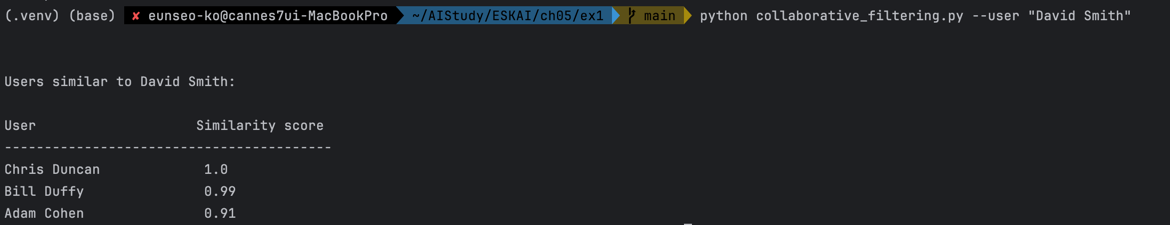
#> input picture ESKAI/ch05/ex1/img.png, 1170 x 225 px, given in place of the camera
$ python optical_flow.py
#> lines starting #> are read from the running program, lines starting #| are printed output that depends on the picture
import cv2
import numpy as np

# 물체 추적 함수 정의
def start_tracking():
    # 비디오 캡쳐 오브젝트 초기화
    cap = cv2.VideoCapture(0)

    # 프레임에 대한 크기 조정 인자 정의
    scaling_factor = 0.5

    # 추적할 프레임 수
    num_frames_to_track = 5

    # 건너뛸 프레임 수
    num_frames_jump = 2

    # 변수 초기화
    tracking_paths = []
    frame_index = 0

    # 추적 매개변수(윈도우 크기, 최대 수준, 종료 조건) 정의
    tracking_params = dict(winSize  = (11, 11), maxLevel = 2,
            criteria = (cv2.TERM_CRITERIA_EPS | cv2.TERM_CRITERIA_COUNT,
                10, 0.03))

    # 사용자가 ESC 키 누를 때까지 반복
    while True:
        # 카메라에서 현재 프레임 캡쳐
        _, frame = cap.read()
#> frame is the input picture: shape (225, 1170, 3); mean B, G, R 37.3, 34.1, 32.5

        # 프레임 크기 조정
        frame = cv2.resize(frame, None, fx=scaling_factor,
                fy=scaling_factor, interpolation=cv2.INTER_AREA)
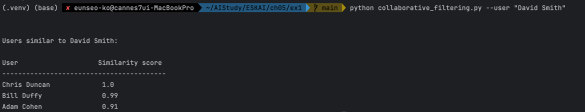
#> frame: shape (112, 585, 3); mean B, G, R 37.3, 34.2, 32.6

        # RGB 프레임을 흑백으로 변환
        frame_gray = cv2.cvtColor(frame, cv2.COLOR_BGR2GRAY)

        # 복사본 생성
        output_img = frame.copy()

        # 추적 경로의 길이가 0보다 큰지 확인
        if len(tracking_paths) > 0:
            # 이미지 가져오기
            prev_img, current_img = prev_gray, frame_gray

            # 특징점 구성
            feature_points_0 = np.float32([tp[-1] for tp in \
                    tracking_paths]).reshape(-1, 1, 2)

            # 광학 흐름 계산 (이전 프레임과 현재 프레임 사이의)
            feature_points_1, _, _ = cv2.calcOpticalFlowPyrLK(
                    prev_img, current_img, feature_points_0,
                    None, **tracking_params)

            # 역(reverse) 광학 흐름 계산
            feature_points_0_rev, _, _ = cv2.calcOpticalFlowPyrLK(
                    current_img, prev_img, feature_points_1,
                    None, **tracking_params)

            # 순 광학 흐름과 역 광학 흐름 사이의 차이 계산
            diff_feature_points = abs(feature_points_0 - \
                    feature_points_0_rev).reshape(-1, 2).max(-1)

            # 대표 특징점 추출
            good_points = diff_feature_points < 1

            # 새로운 추적 경로에 대한 변수 초기화
            new_tracking_paths = []

            # 추출한 대표 특징점에 대해 루프를 돌며 그 주위에 원을 그림
            for tp, (x, y), good_points_flag in zip(tracking_paths,
                        feature_points_1.reshape(-1, 2), good_points):
                # 플래그가 차밍 아니면 건너뜀
                if not good_points_flag:
                    continue

                # x, y 좌표를 추가하고 추적할 프레임의 수 초과하지 않는지 확인
                # (x, y 지점까지의 거리가 임계점을 넘지 않는지 확인)
                # 넘으면 삭제
                tp.append((x, y))
                if len(tp) > num_frames_to_track:
                    del tp[0]

                new_tracking_paths.append(tp)

                # 특징점 주위에 원 그리기
                cv2.circle(output_img, (x, y), 3, (0, 255, 0), -1)

            # 추적 경로 업데이트
            tracking_paths = new_tracking_paths

            # 선 그리기
            cv2.polylines(output_img, [np.int32(tp) for tp in \
                    tracking_paths], False, (0, 150, 0))

        # 지정된 프레임 수만큼 건너뛰고 나서 if 조건문으로 들어감
        if not frame_index % num_frames_jump:
            # 마스크 생성한 후 원 그림
            mask = np.zeros_like(frame_gray)
            mask[:] = 255
            for x, y in [np.int32(tp[-1]) for tp in tracking_paths]:
                cv2.circle(mask, (x, y), 6, 0, -1)

            # 추적할 대표 특징점 계산
            # 함수에 여러 가지 매개변수(마스크, 최대 모서리, 품질 수준, 최소 거리, 블록 크기)
            # 를 지정해서 호출하는 방식으로 처리
            feature_points = cv2.goodFeaturesToTrack(frame_gray,
                    mask = mask, maxCorners = 500, qualityLevel = 0.3,
                    minDistance = 7, blockSize = 7)
#> feature_points = 71 rows, first 8: [18, 84], [413, 7], [130, 62], [136, 7], [106, 40], [114, 106], [449, 7], [5, 106]

            # 특징점이 있다면 추적 경로에 추가
            if feature_points is not None:
                for x, y in np.float32(feature_points).reshape(-1, 2):
                    tracking_paths.append([(x, y)])
#> this loop made 71 passes
#> (x, y) on passes 1 to 12: (18, 84), (413, 7), (130, 62), (136, 7), (106, 40), (114, 106), (449, 7), (5, 106), (146, 7), (7, 95), (393, 7), (29, 40)
#> after the loop, tracking_paths = 71 items

        # 변수 업데이트
        frame_index += 1
        prev_gray = frame_gray

        # 결과 출력
        cv2.imshow('Optical Flow', output_img)

        # 사용자가 ESC 키 눌렀으면 빠져나감
        c = cv2.waitKey(1)
#> (key Esc is pressed here)
        if c == 27:
            break

if __name__ == '__main__':
	# 추적기 시작
    start_tracking()

    # 모든 창(window) 닫기
    cv2.destroyAllWindows()
